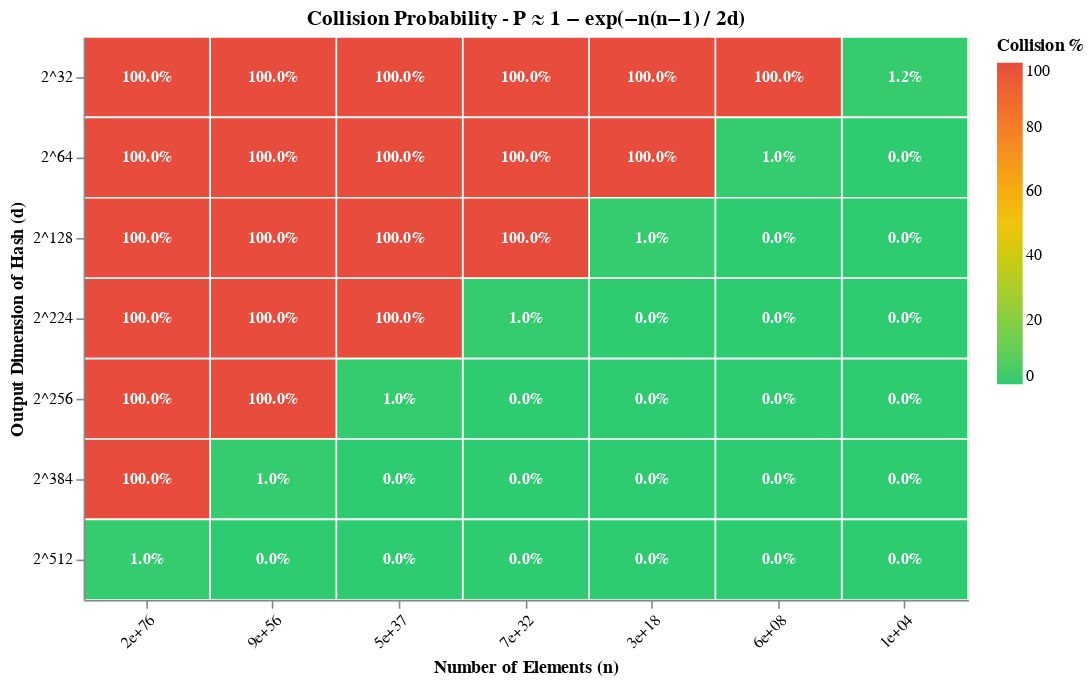

The notebook cell this image was saved under:
### Markdown cell above
In the plot above we can see the probability of a collision for a hash function with an output dimension of $d$ as the number of inputs $n$ increases. If the output dimension of the hash function is large enough, the probability of a collision remains low even as the number of inputs grows. However the output dimension of the hash function should be large enough to accomodate the number of inputs, otherwise hash collisions will become more likely.

### Code cell
import numpy as np
import pandas as pd
import altair as alt

# --- Parameters ---
n_elements = [
    1.0 * 10**4,
    6.1 * 10**8,
    2.6 * 10**18,
    7.4 * 10**32,
    4.8 * 10**37,
    8.9 * 10**56,
    1.6 * 10**76,
]
output_powers = [
    32,
    64,
    128,
    224,
    256,
    384,
    512,
]
n_output_dims = [2**p for p in output_powers]

# --- Build long-form DataFrame ---
rows = []
for n in n_elements:
    for power, d in zip(output_powers, n_output_dims):
        prob = (1 - np.exp(-n * (n - 1) / (2 * d))) * 100
        rows.append(
            {
                "Elements (n)": n,
                "Output Dimensions (d)": d,
                "Output Dimension": power,
                "Collision %": round(prob, 1),
            }
        )

df = pd.DataFrame(rows)


# String labels for ordinal axes
def sci_notation(x):
    # Format in scientific notation, e.g. 1e+06
    return f"{int(x):.0e}"


df["n_label"] = df["Elements (n)"].apply(sci_notation)
df["d_label"] = df["Output Dimension"].apply(lambda p: f"2^{p}")
df["cell_text"] = df["Collision %"].apply(lambda x: f"{x:.1f}%")

# Sort orders (output powers: high at top; elements: left to right)
output_powers_sorted = [f"2^{p}" for p in output_powers]  # low at top
elements_sorted = [
    sci_notation(x) for x in n_elements[::-1]
]  # scientific notation, high to low, left to right

# --- Shared encodings (TRANSPOSE axes) ---
base = alt.Chart(df).encode(
    x=alt.X(
        "n_label:N",
        sort=elements_sorted,
        title="Number of Elements (n)",
        axis=alt.Axis(labelAngle=-45),
    ),
    y=alt.Y(
        "d_label:N",
        sort=output_powers_sorted,
        title="Output Dimension of Hash (d)",
    ),
)

# --- Heatmap layer ---
heatmap = base.mark_rect(stroke="white", strokeWidth=1).encode(
    color=alt.Color(
        "Collision %:Q",
        scale=alt.Scale(domain=[0, 50, 100], range=["#2ecc71", "#f1c40f", "#e74c3c"]),
        legend=alt.Legend(title="Collision %"),
    ),
    tooltip=[
        alt.Tooltip("Elements (n):Q", title="Elements (n)"),
        alt.Tooltip(
            "Output Dimensions (d):Q", title="Output Dimension (d)", format=","
        ),
        alt.Tooltip("Output Power:Q", title="Hash Output Power"),
        alt.Tooltip("Collision %:Q", title="Collision %", format=".1f"),
    ],
)

# --- Text label layer ---
text = base.mark_text(fontSize=10, fontWeight="bold").encode(
    text="cell_text:N",
    color=alt.condition(
        alt.datum["Collision %"] >= 0.0,
        alt.value("white"),
        alt.value("black"),
    ),
)

# --- Combine ---
chart = (heatmap + text).properties(
    title="Collision Probability - P ≈ 1 − exp(−n(n−1) / 2d)",
    width=550,
    height=350,
)

chart

### Figure 1 — Vega-Lite specification as saved in the notebook (floating-point values rounded to 4 significant figures)
{"config": {"view": {"continuousWidth": 300, "continuousHeight": 300}}, "layer": [{"mark": {"type": "rect", "stroke": "white", "strokeWidth": 1}, "encoding": {"color": {"field": "Collision %", "legend": {"title": "Collision %"}, "scale": {"domain": [0, 50, 100], "range": ["#2ecc71", "#f1c40f", "#e74c3c"]}, "type": "quantitative"}, "tooltip": [{"field": "Elements (n)", "title": "Elements (n)", "type": "quantitative"}, {"field": "Output Dimensions (d)", "format": ",", "title": "Output Dimension (d)", "type": "quantitative"}, {"field": "Output Power", "title": "Hash Output Power", "type": "quantitative"}, {"field": "Collision %", "format": ".1f", "title": "Collision %", "type": "quantitative"}], "x": {"axis": {"labelAngle": -45}, "field": "n_label", "sort": ["2e+76", "9e+56", "5e+37", "7e+32", "3e+18", "6e+08", "1e+04"], "title": "Number of Elements (n)", "type": "nominal"}, "y": {"field": "d_label", "sort": ["2^32", "2^64", "2^128", "2^224", "2^256", "2^384", "2^512"], "title": "Output Dimension of Hash (d)", "type": "nominal"}}}, {"mark": {"type": "text", "fontSize": 10, "fontWeight": "bold"}, "encoding": {"color": {"condition": {"test": "(datum['Collision %'] >= 0.0)", "value": "white"}, "value": "black"}, "text": {"field": "cell_text", "type": "nominal"}, "x": {"axis": {"labelAngle": -45}, "field": "n_label", "sort": ["2e+76", "9e+56", "5e+37", "7e+32", "3e+18", "6e+08", "1e+04"], "title": "Number of Elements (n)", "type": "nominal"}, "y": {"field": "d_label", "sort": ["2^32", "2^64", "2^128", "2^224", "2^256", "2^384", "2^512"], "title": "Output Dimension of Hash (d)", "type": "nominal"}}}], "data": {"name": "data-464210f76c37539d443f4b705cec5abf"}, "height": 350, "title": "Collision Probability - P ≈ 1 − exp(−n(n−1) / 2d)", "width": 550, "$schema": "https://vega.github.io/schema/vega-lite/v6.1.0.json", "datasets": {"data-464210f76c37539d443f4b705cec5abf": [{"Elements (n)": 10000.0, "Output Dimensions (d)": 4294967296, "Output Dimension": 32, "Collision %": 1.2, "n_label": "1e+04", "d_label": "2^32", "cell_text": "1.2%"}, {"Elements (n)": 10000.0, "Output Dimensions (d)": 18446744073709551616, "Output Dimension": 64, "Collision %": 0.0, "n_label": "1e+04", "d_label": "2^64", "cell_text": "0.0%"}, {"Elements (n)": 10000.0, "Output Dimensions (d)": 340282366920938463463374607431768211456, "Output Dimension": 128, "Collision %": 0.0, "n_label": "1e+04", "d_label": "2^128", "cell_text": "0.0%"}, {"Elements (n)": 10000.0, "Output Dimensions (d)": 26959946667150639794667015087019630673637144422540572481103610249216, "Output Dimension": 224, "Collision %": 0.0, "n_label": "1e+04", "d_label": "2^224", "cell_text": "0.0%"}, {"Elements (n)": 10000.0, "Output Dimensions (d)": 115792089237316195423570985008687907853269984665640564039457584007913129639936, "Output Dimension": 256, "Collision %": 0.0, "n_label": "1e+04", "d_label": "2^256", "cell_text": "0.0%"}, {"Elements (n)": 10000.0, "Output Dimensions (d)": 39402006196394479212279040100143613805079739270465446667948293404245721771497210611414266254884915640806627990306816, "Output Dimension": 384, "Collision %": 0.0, "n_label": "1e+04", "d_label": "2^384", "cell_text": "0.0%"}, {"Elements (n)": 10000.0, "Output Dimensions (d)": 13407807929942597099574024998205846127479365820592393377723561443721764030073546976801874298166903427690031858186486050853753882811946569946433649006084096, "Output Dimension": 512, "Collision %": 0.0, "n_label": "1e+04", "d_label": "2^512", "cell_text": "0.0%"}, {"Elements (n)": 610000000.0, "Output Dimensions (d)": 4294967296, "Output Dimension": 32, "Collision %": 100.0, "n_label": "6e+08", "d_label": "2^32", "cell_text": "100.0%"}, {"Elements (n)": 610000000.0, "Output Dimensions (d)": 18446744073709551616, "Output Dimension": 64, "Collision %": 1.0, "n_label": "6e+08", "d_label": "2^64", "cell_text": "1.0%"}, {"Elements (n)": 610000000.0, "Output Dimensions (d)": 340282366920938463463374607431768211456, "Output Dimension": 128, "Collision %": 0.0, "n_label": "6e+08", "d_label": "2^128", "cell_text": "0.0%"}, {"Elements (n)": 610000000.0, "Output Dimensions (d)": 26959946667150639794667015087019630673637144422540572481103610249216, "Output Dimension": 224, "Collision %": 0.0, "n_label": "6e+08", "d_label": "2^224", "cell_text": "0.0%"}, {"Elements (n)": 610000000.0, "Output Dimensions (d)": 115792089237316195423570985008687907853269984665640564039457584007913129639936, "Output Dimension": 256, "Collision %": 0.0, "n_label": "6e+08", "d_label": "2^256", "cell_text": "0.0%"}, {"Elements (n)": 610000000.0, "Output Dimensions (d)": 39402006196394479212279040100143613805079739270465446667948293404245721771497210611414266254884915640806627990306816, "Output Dimension": 384, "Collision %": 0.0, "n_label": "6e+08", "d_label": "2^384", "cell_text": "0.0%"}, {"Elements (n)": 610000000.0, "Output Dimensions (d)": 13407807929942597099574024998205846127479365820592393377723561443721764030073546976801874298166903427690031858186486050853753882811946569946433649006084096, "Output Dimension": 512, "Collision %": 0.0, "n_label": "6e+08", "d_label": "2^512", "cell_text": "0.0%"}, {"Elements (n)": 2.6e+18, "Output Dimensions (d)": 4294967296, "Output Dimension": 32, "Collision %": 100.0, "n_label": "3e+18", "d_label": "2^32", "cell_text": "100.0%"}, {"Elements (n)": 2.6e+18, "Output Dimensions (d)": 18446744073709551616, "Output Dimension": 64, "Collision %": 100.0, "n_label": "3e+18", "d_label": "2^64", "cell_text": "100.0%"}, {"Elements (n)": 2.6e+18, "Output Dimensions (d)": 340282366920938463463374607431768211456, "Output Dimension": 128, "Collision %": 1.0, "n_label": "3e+18", "d_label": "2^128", "cell_text": "1.0%"}, {"Elements (n)": 2.6e+18, "Output Dimensions (d)": 26959946667150639794667015087019630673637144422540572481103610249216, "Output Dimension": 224, "Collision %": 0.0, "n_label": "3e+18", "d_label": "2^224", "cell_text": "0.0%"}, {"Elements (n)": 2.6e+18, "Output Dimensions (d)": 115792089237316195423570985008687907853269984665640564039457584007913129639936, "Output Dimension": 256, "Collision %": 0.0, "n_label": "3e+18", "d_label": "2^256", "cell_text": "0.0%"}, {"Elements (n)": 2.6e+18, "Output Dimensions (d)": 39402006196394479212279040100143613805079739270465446667948293404245721771497210611414266254884915640806627990306816, "Output Dimension": 384, "Collision %": 0.0, "n_label": "3e+18", "d_label": "2^384", "cell_text": "0.0%"}, {"Elements (n)": 2.6e+18, "Output Dimensions (d)": 13407807929942597099574024998205846127479365820592393377723561443721764030073546976801874298166903427690031858186486050853753882811946569946433649006084096, "Output Dimension": 512, "Collision %": 0.0, "n_label": "3e+18", "d_label": "2^512", "cell_text": "0.0%"}, {"Elements (n)": 7.4e+32, "Output Dimensions (d)": 4294967296, "Output Dimension": 32, "Collision %": 100.0, "n_label": "7e+32", "d_label": "2^32", "cell_text": "100.0%"}, {"Elements (n)": 7.4e+32, "Output Dimensions (d)": 18446744073709551616, "Output Dimension": 64, "Collision %": 100.0, "n_label": "7e+32", "d_label": "2^64", "cell_text": "100.0%"}, {"Elements (n)": 7.4e+32, "Output Dimensions (d)": 340282366920938463463374607431768211456, "Output Dimension": 128, "Collision %": 100.0, "n_label": "7e+32", "d_label": "2^128", "cell_text": "100.0%"}, {"Elements (n)": 7.4e+32, "Output Dimensions (d)": 26959946667150639794667015087019630673637144422540572481103610249216, "Output Dimension": 224, "Collision %": 1.0, "n_label": "7e+32", "d_label": "2^224", "cell_text": "1.0%"}, {"Elements (n)": 7.4e+32, "Output Dimensions (d)": 115792089237316195423570985008687907853269984665640564039457584007913129639936, "Output Dimension": 256, "Collision %": 0.0, "n_label": "7e+32", "d_label": "2^256", "cell_text": "0.0%"}, {"Elements (n)": 7.4e+32, "Output Dimensions (d)": 39402006196394479212279040100143613805079739270465446667948293404245721771497210611414266254884915640806627990306816, "Output Dimension": 384, "Collision %": 0.0, "n_label": "7e+32", "d_label": "2^384", "cell_text": "0.0%"}, {"Elements (n)": 7.4e+32, "Output Dimensions (d)": 13407807929942597099574024998205846127479365820592393377723561443721764030073546976801874298166903427690031858186486050853753882811946569946433649006084096, "Output Dimension": 512, "Collision %": 0.0, "n_label": "7e+32", "d_label": "2^512", "cell_text": "0.0%"}, {"Elements (n)": 4.8e+37, "Output Dimensions (d)": 4294967296, "Output Dimension": 32, "Collision %": 100.0, "n_label": "5e+37", "d_label": "2^32", "cell_text": "100.0%"}, {"Elements (n)": 4.8e+37, "Output Dimensions (d)": 18446744073709551616, "Output Dimension": 64, "Collision %": 100.0, "n_label": "5e+37", "d_label": "2^64", "cell_text": "100.0%"}, {"Elements (n)": 4.8e+37, "Output Dimensions (d)": 340282366920938463463374607431768211456, "Output Dimension": 128, "Collision %": 100.0, "n_label": "5e+37", "d_label": "2^128", "cell_text": "100.0%"}, {"Elements (n)": 4.8e+37, "Output Dimensions (d)": 26959946667150639794667015087019630673637144422540572481103610249216, "Output Dimension": 224, "Collision %": 100.0, "n_label": "5e+37", "d_label": "2^224", "cell_text": "100.0%"}, {"Elements (n)": 4.8e+37, "Output Dimensions (d)": 115792089237316195423570985008687907853269984665640564039457584007913129639936, "Output Dimension": 256, "Collision %": 1.0, "n_label": "5e+37", "d_label": "2^256", "cell_text": "1.0%"}, {"Elements (n)": 4.8e+37, "Output Dimensions (d)": 39402006196394479212279040100143613805079739270465446667948293404245721771497210611414266254884915640806627990306816, "Output Dimension": 384, "Collision %": 0.0, "n_label": "5e+37", "d_label": "2^384", "cell_text": "0.0%"}, {"Elements (n)": 4.8e+37, "Output Dimensions (d)": 13407807929942597099574024998205846127479365820592393377723561443721764030073546976801874298166903427690031858186486050853753882811946569946433649006084096, "Output Dimension": 512, "Collision %": 0.0, "n_label": "5e+37", "d_label": "2^512", "cell_text": "0.0%"}, {"Elements (n)": 8.9e+56, "Output Dimensions (d)": 4294967296, "Output Dimension": 32, "Collision %": 100.0, "n_label": "9e+56", "d_label": "2^32", "cell_text": "100.0%"}, {"Elements (n)": 8.9e+56, "Output Dimensions (d)": 18446744073709551616, "Output Dimension": 64, "Collision %": 100.0, "n_label": "9e+56", "d_label": "2^64", "cell_text": "100.0%"}, {"Elements (n)": 8.9e+56, "Output Dimensions (d)": 340282366920938463463374607431768211456, "Output Dimension": 128, "Collision %": 100.0, "n_label": "9e+56", "d_label": "2^128", "cell_text": "100.0%"}, {"Elements (n)": 8.9e+56, "Output Dimensions (d)": 26959946667150639794667015087019630673637144422540572481103610249216, "Output Dimension": 224, "Collision %": 100.0, "n_label": "9e+56", "d_label": "2^224", "cell_text": "100.0%"}, {"Elements (n)": 8.9e+56, "Output Dimensions (d)": 115792089237316195423570985008687907853269984665640564039457584007913129639936, "Output Dimension": 256, "Collision %": 100.0, "n_label": "9e+56", "d_label": "2^256", "cell_text": "100.0%"}, {"Elements (n)": 8.9e+56, "Output Dimensions (d)": 39402006196394479212279040100143613805079739270465446667948293404245721771497210611414266254884915640806627990306816, "Output Dimension": 384, "Collision %": 1.0, "n_label": "9e+56", "d_label": "2^384", "cell_text": "1.0%"}, {"Elements (n)": 8.9e+56, "Output Dimensions (d)": 13407807929942597099574024998205846127479365820592393377723561443721764030073546976801874298166903427690031858186486050853753882811946569946433649006084096, "Output Dimension": 512, "Collision %": 0.0, "n_label": "9e+56", "d_label": "2^512", "cell_text": "0.0%"}, {"Elements (n)": 1.6e+76, "Output Dimensions (d)": 4294967296, "Output Dimension": 32, "Collision %": 100.0, "n_label": "2e+76", "d_label": "2^32", "cell_text": "100.0%"}, {"Elements (n)": 1.6e+76, "Output Dimensions (d)": 18446744073709551616, "Output Dimension": 64, "Collision %": 100.0, "n_label": "2e+76", "d_label": "2^64", "cell_text": "100.0%"}, {"Elements (n)": 1.6e+76, "Output Dimensions (d)": 340282366920938463463374607431768211456, "Output Dimension": 128, "Collision %": 100.0, "n_label": "2e+76", "d_label": "2^128", "cell_text": "100.0%"}, {"Elements (n)": 1.6e+76, "Output Dimensions (d)": 26959946667150639794667015087019630673637144422540572481103610249216, "Output Dimension": 224, "Collision %": 100.0, "n_label": "2e+76", "d_label": "2^224", "cell_text": "100.0%"}, {"Elements (n)": 1.6e+76, "Output Dimensions (d)": 115792089237316195423570985008687907853269984665640564039457584007913129639936, "Output Dimension": 256, "Collision %": 100.0, "n_label": "2e+76", "d_label": "2^256", "cell_text": "100.0%"}, {"Elements (n)": 1.6e+76, "Output Dimensions (d)": 39402006196394479212279040100143613805079739270465446667948293404245721771497210611414266254884915640806627990306816, "Output Dimension": 384, "Collision %": 100.0, "n_label": "2e+76", "d_label": "2^384", "cell_text": "100.0%"}, {"Elements (n)": 1.6e+76, "Output Dimensions (d)": 13407807929942597099574024998205846127479365820592393377723561443721764030073546976801874298166903427690031858186486050853753882811946569946433649006084096, "Output Dimension": 512, "Collision %": 1.0, "n_label": "2e+76", "d_label": "2^512", "cell_text": "1.0%"}]}}
